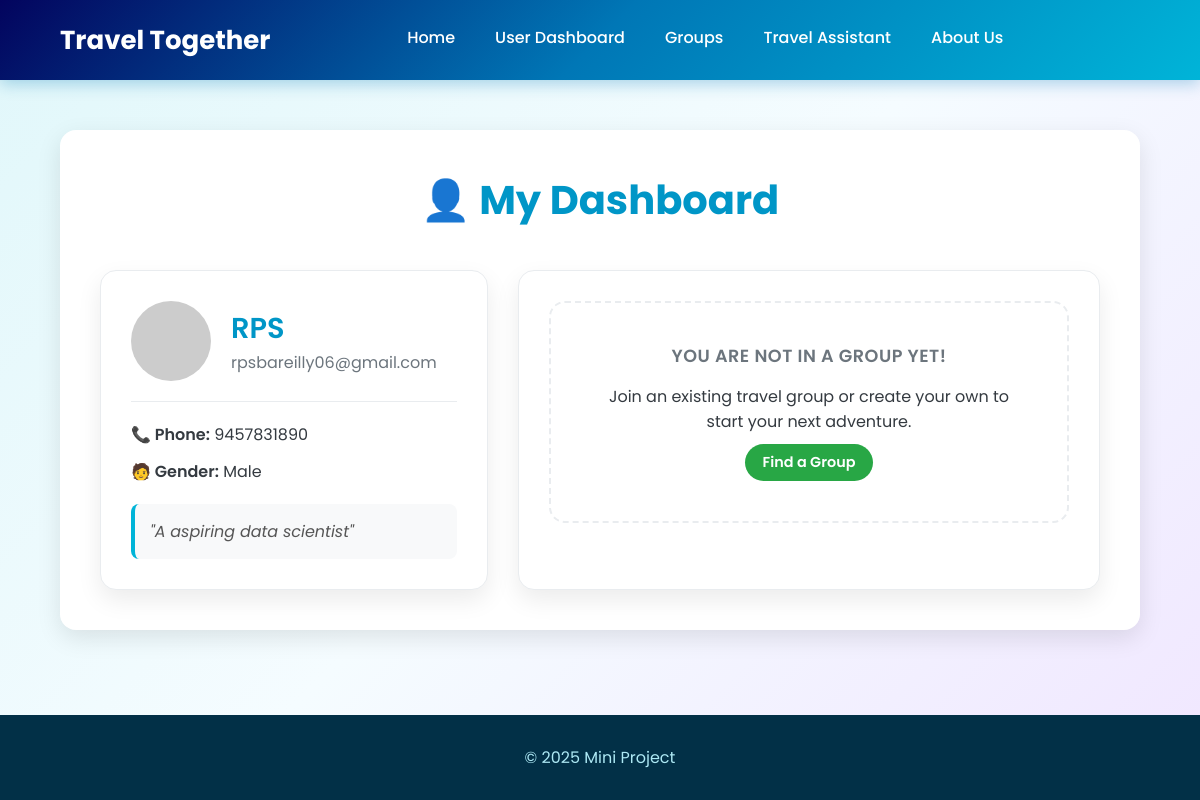
The page /user (signed in) on the database its author committed.
### tables this page shows
CREATE TABLE Users (
        userid TEXT PRIMARY KEY,
        username TEXT UNIQUE NOT NULL,
        password TEXT NOT NULL,
        email TEXT UNIQUE NOT NULL,
        phone_no TEXT UNIQUE,
        gender TEXT CHECK(gender IN ('Male', 'Female', 'Other')),
        marital_status TEXT CHECK(marital_status IN ('Single', 'Married', 'Divorced', 'Widowed')),
        bio TEXT,
        created_at TEXT DEFAULT CURRENT_TIMESTAMP
    );

### app.py (the view)
@app.route('/user')
def user():
    conn, user_data = validate_user_session()
    if not user_data:
        return redirect("/auth")
    user_groups = database.get_user_groups(user_data['userid'])
    conn.close()
    return render_template("user.html", user=user_data, groups=user_groups)

### app.py (called while the page is built)
def validate_user_session():
    username = session.get("username")
    if not username:
        return None, None  # No user in session
    conn = database.get_db_connection()
    user = conn.execute("SELECT * FROM Users WHERE username=?", (username,)).fetchone()
    if not user:
        session.pop("username", None)
        flash("Your session was invalid. Please log in again.", "warning")
        conn.close()
        return None, None
    return conn, user

### database.py (called while the page is built)
def get_db_connection():
    conn = sqlite3.connect('travel_together.db')
    conn.row_factory = sqlite3.Row
    conn.execute("PRAGMA foreign_keys = ON;")
    return conn

def get_user_groups(user_id):
    conn = get_db_connection()
    groups = conn.execute("""
        SELECT g.*, d.destination_name, gm.role
        FROM Groups g
        JOIN GroupMembers gm ON g.group_id = gm.group_id
        LEFT JOIN Destinations d ON g.destination_id = d.destination_id
        WHERE gm.user_id = ?
    """, (user_id,)).fetchall()
    conn.close()
    return groups

### templates/user.html (shortened to what this page needs)
<!DOCTYPE html>
<html lang="en">
<head>
    <link rel="stylesheet" href="/static/style.css">
</head>
<body>
    <header class="navbar">
        <div class="logo">
            <p>Travel Together</p>
        </div>
        <nav class="nav-links" id="nav-links">
            <a href="/home">Home</a>
            <a href="/user">User Dashboard</a>
            <a href="/groups">Groups</a>
            <a href="/travel">Travel Assistant</a>
            <a href="/about">About Us</a>
        </nav>
    </header>
    <main>
        <div class="dashboard-container">
            <h2>👤 My Dashboard</h2>
            <div class="dashboard-grid">
                <div class="dashboard-card user-profile-card">
                    <div class="profile-header">
                        <img src="https://placehold.co/80x80/00b4d8/FFFFFF?text={{ user['username'][0]|upper }}" alt="User Avatar" class="profile-avatar">
                        <div class="profile-info">
                            <strong>{{ user['username'] }}</strong>
                            <span>{{ user['email'] }}</span>
                        </div>
                    </div>
                    <div class="profile-details">
                        {% if user['phone_no'] %}<span><strong>📞 Phone:</strong> {{ user['phone_no'] }}</span>{% endif %}
                        {% if user['gender'] %}<span><strong>🧑 Gender:</strong> {{ user['gender'] }}</span>{% endif %}
                    </div>
                    {% if user['bio'] %}<p class="profile-bio">"{{ user['bio'] }}"</p>{% endif %}
                </div>
                <div class="dashboard-card current-group-card">
                    {% if group %}
                        <h3>📌 My Current Group</h3>
                        <h4>{{ group['group_name'] }}</h4>
                        <p><strong>📍 Destination:</strong> {{ group['destination_name'] or 'Not Set' }}</p>
                        <p class="group-description">{{ group['group_description'] or "No description provided." }}</p>
                        <hr>
                        <h5>👥 Group Members ({{ group['member_count'] }})</h5>
                        <ul class="group-members-list">
                            {% for member in members %}
                                <li class="member-item">
                                    <img src="https://placehold.co/40x40/ade8f4/333333?text={{ member['username'][0]|upper }}" alt="Member Avatar">
                                    <div class="member-info">
                                        <strong>{{ member['username'] }}</strong>
                                        <span>{{ member['role'] }}</span>
                                    </div>
                                </li>
                            {% endfor %}
                        </ul>
                        <a href="/groups/leave" class="btn delete-btn" style="margin-top: 20px;">🚪 Leave Group</a>
                    {% else %}
                        <div class="no-group-info">
                            <h3>You are not in a group yet!</h3>
                            <p>Join an existing travel group or create your own to start your next adventure.</p>
                            <a href="/groups" class="btn join-btn" style="margin-top: 10px;">Find a Group</a>
                        </div>
                    {% endif %}
                </div>
            </div>
        </div>
    </main>
    <footer>
        <p>© 2025 Mini Project</p>
    </footer>
</body>
</html>

### static/style.css (style rules this page uses)
:root { --primary-color: #0096c7; --secondary-color: #00b4d8; --accent-color: #ff8c42; --background-color: #f8f9fa; --text-color: #343a40; --card-bg: #ffffff; --light-gray: #e9ecef; --border-radius: 16px; --shadow: 0 8px 25px rgba(0, 0, 0, 0.1); }
* { margin: 0; padding: 0; box-sizing: border-box; font-family: 'Poppins', sans-serif; }
body { display: flex; flex-direction: column; min-height: 100vh; color: var(--text-color); background-color: #e9f5f9; background-image: linear-gradient(135deg, #e0f7fa 0%, #f5fcff 50%, #f0e6ff 100%); background-attachment: fixed; background-size: cover; }
main { flex-grow: 1; }
.navbar { display: flex; justify-content: space-between; align-items: center; width: 100%; padding: 0 5%; height: 80px; background: linear-gradient(135deg, #03045e, #0077b6, #00b4d8); color: white; box-shadow: 0 4px 15px rgba(0, 119, 182, 0.3); position: relative; z-index: 100; }
.logo { font-size: 26px; font-weight: 700; }
.nav-links { display: flex; gap: 40px; align-items: center; }
.nav-links a { color: white; text-decoration: none; font-size: 16px; font-weight: 500; padding-bottom: 5px; position: relative; transition: color 0.3s; }
.nav-links a::after { content: ''; position: absolute; bottom: 0; left: 0; width: 0; height: 2px; background-color: var(--accent-color); transition: width 0.3s ease-out; }
.btn { display: inline-flex; align-items: center; gap: 8px; padding: 8px 18px; border-radius: 50px; font-weight: 600; font-size: 0.9rem; text-decoration: none; border: none; cursor: pointer; transition: all 0.3s ease; }
.join-btn { background: #28a745; color: white; }
.groups-container, .dashboard-container { width: 90%; max-width: 1200px; margin: 50px auto; padding: 40px; background: var(--card-bg); box-shadow: var(--shadow); border-radius: var(--border-radius); }
.groups-container h2, .dashboard-container h2 { margin-bottom: 40px; color: var(--primary-color); text-align: center; font-size: 2.5rem; }
.dashboard-card { background: var(--card-bg); border-radius: var(--border-radius); padding: 30px; box-shadow: 0 10px 25px rgba(0,0,0,0.08); border: 1px solid var(--light-gray); height: 100%; }
.no-group-info { text-align: center; padding: 40px; border: 2px dashed var(--light-gray); border-radius: var(--border-radius); }
.no-group-info h3 { font-size: 1.5rem; color: var(--primary-color); }
.dashboard-grid { display: grid; grid-template-columns: 1fr 1.5fr; gap: 30px; align-items: flex-start; }
.user-profile-card .profile-header { display: flex; align-items: center; gap: 20px; padding-bottom: 20px; margin-bottom: 20px; border-bottom: 1px solid var(--light-gray); }
.profile-avatar { width: 80px; height: 80px; border-radius: 50%; object-fit: cover; }
.profile-info strong { font-size: 1.8rem; font-weight: 600; color: var(--primary-color); display: block; }
.profile-info span { color: #6c757d; font-size: 1rem; }
.profile-details span { display: block; margin-bottom: 12px; font-size: 1rem; }
.profile-details span strong { font-weight: 600; color: var(--text-color); }
.profile-bio { margin-top: 20px; font-style: italic; color: #555; background-color: #f8f9fa; padding: 15px; border-radius: 8px; border-left: 4px solid var(--secondary-color); }
.current-group-card h3 { font-size: 1.1rem; font-weight: 600; text-transform: uppercase; color: #6c757d; letter-spacing: 0.5px; margin-bottom: 15px; }
footer { background-color: #023047; color: #ade8f4; text-align: center; padding: 30px; margin-top: auto; }

### rows shown on the page
Users: username "RPS", email "rpsbareilly06@gmail.com", phone_no "9457831890", gender "Male", bio "A aspiring data scientist"
